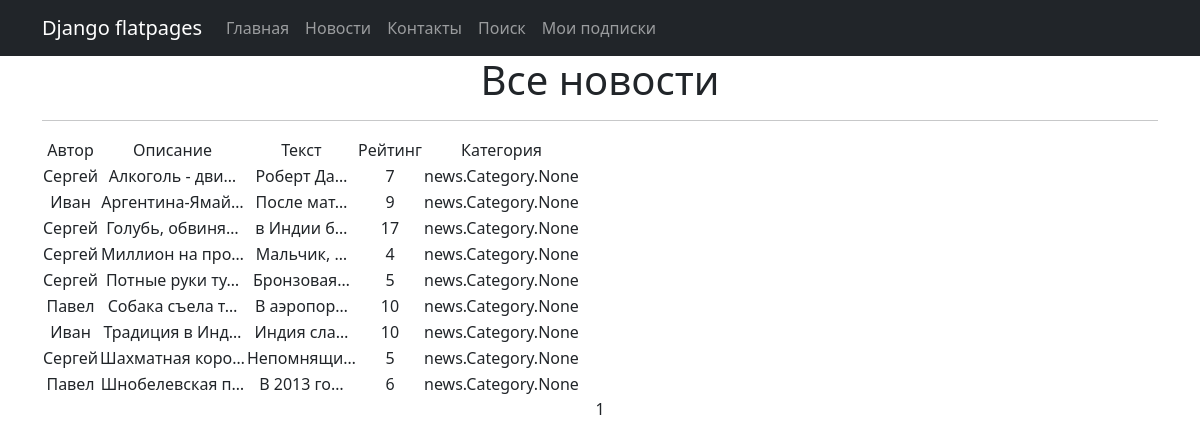
Page /news/ on the committed database.
### news/models.py (models this page shows, shortened)
class Post(models.Model):
    author = models.ForeignKey(Author, on_delete=models.CASCADE)
    NEWS = 'NW'
    ARTICLE = 'AR'
    CATEGORY_CHOICES = (
        (NEWS, 'Новость'),
        (ARTICLE, 'Статья')
    )
    categoryType = models.CharField(max_length=2, choices=CATEGORY_CHOICES, default=ARTICLE)
    dateCreation = models.DateTimeField(auto_now_add=True)
    postCategory = models.ManyToManyField(Category, through='PostCategory')
    title = models.CharField(max_length=128)
    text = models.TextField()
    rating = models.SmallIntegerField(default=0)

class Author(models.Model):
    authorUser = models.OneToOneField(User, on_delete=models.CASCADE)
    ratingAuthor = models.SmallIntegerField(default=0)
    def __str__(self):
        return self.authorUser.username

### news/views.py (the view)
# urls.py: path('', cache_page(60)(PostList.as_view()), name='post_list'),
class PostList(ListView):
    model = Post
    ordering = 'title'
    template_name = 'news.html'
    context_object_name = 'posts'
    paginate_by = 10

### templates/news.html (shortened to what this page needs)
{% extends 'flatpages/default.html' %}
{% load custom_tags %}
{% block content %}
   <h1>Все новости</h1>
   <hr>
   {% if posts %}
       <table>
           <tr>
               <td>Автор</td>
               <td>Описание</td>
               <td>Текст</td>
               <td>Рейтинг</td>
               <td>Категория</td>
           </tr>
           {% for post in posts %}
           <tr>
               <td>{{ post.author }}</td>
               <td>{{ post.title|truncatechars:15 }}</td>
               <td>{{ post.text|truncatechars:10 }}</td>
               <td>{{ post.rating }}</td>
               <td>{{ post.postCategory }}</td>
           </tr>
           {% endfor %}
       </table>
   {% else %}
       <h2>Никаких тревожных новостей нет!</h2>
   {% endif %}
   {{ page_obj.number }}
{% endblock content %}

### rows in the picture
Post: author "Сергей", title "Алкоголь - дви…", text "Роберт Да…", rating "7", postCategory "news.Category.None"
Post: author "Иван", title "Аргентина-Ямай…", text "После мат…", rating "9", postCategory "news.Category.None"
Post: author "Сергей", title "Голубь, обвиня…", text "в Индии б…", rating "17", postCategory "news.Category.None"
Post: author "Сергей", title "Миллион на про…", text "Мальчик, …", rating "4", postCategory "news.Category.None"
Post: author "Сергей", title "Потные руки ту…", text "Бронзовая…", rating "5", postCategory "news.Category.None"
Post: author "Павел", title "Собака съела т…", text "В аэропор…", rating "10", postCategory "news.Category.None"
Post: author "Иван", title "Традиция в Инд…", text "Индия сла…", rating "10", postCategory "news.Category.None"
Post: author "Сергей", title "Шахматная коро…", text "Непомнящи…", rating "5", postCategory "news.Category.None"
Post: author "Павел", title "Шнобелевская п…", text "В 2013 го…", rating "6", postCategory "news.Category.None"

### other values in the picture
{{ page_obj.number }} "1"
